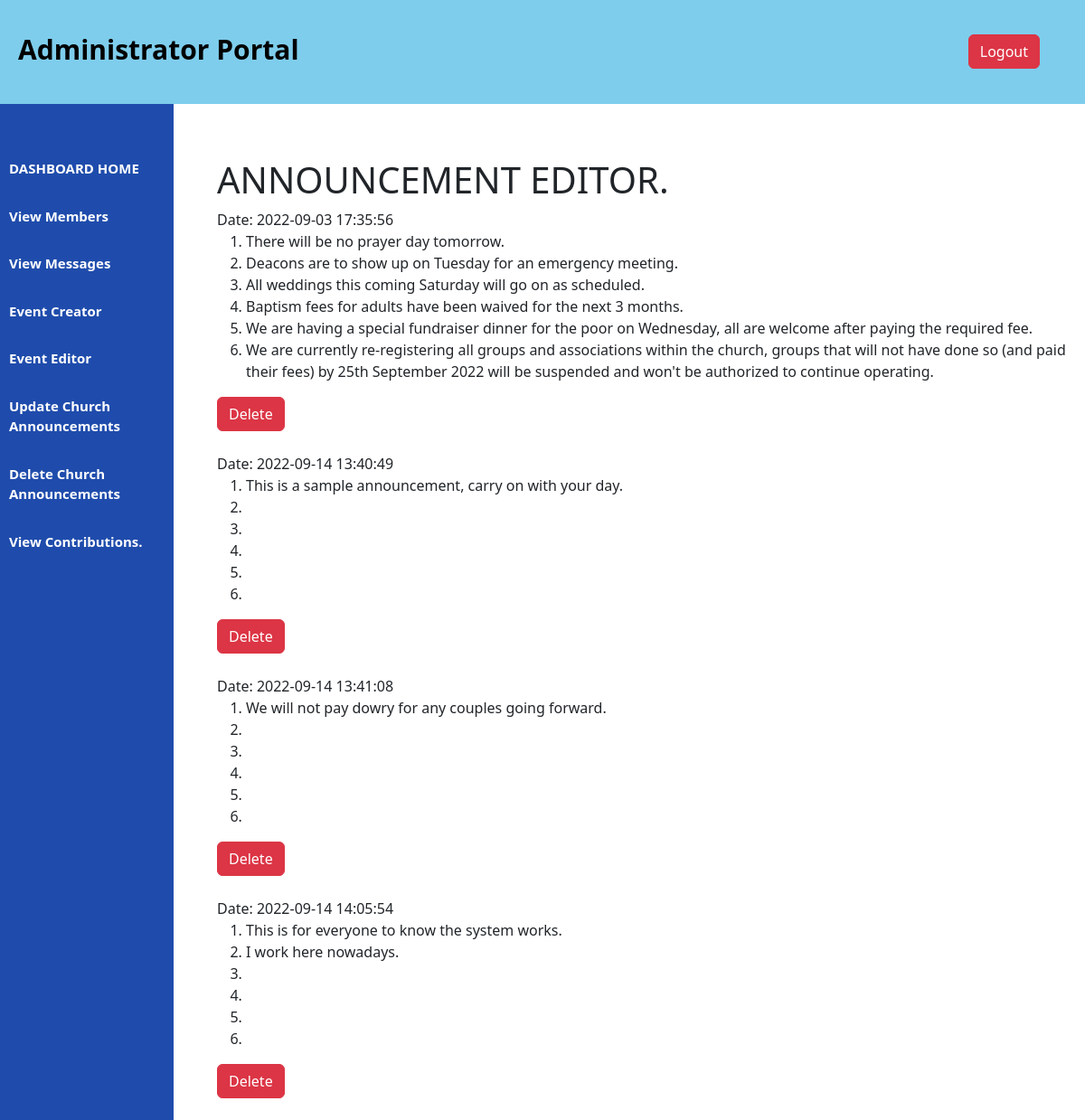
/announce_edit.php (signed in), run on the app's committed database.
### tables this page shows
CREATE TABLE `announcements` (
  `ID` int(255) NOT NULL,
  `announcement` varchar(1000) NOT NULL,
  `announce_2` varchar(1000) NOT NULL,
  `announce_3` varchar(1000) NOT NULL,
  `announce_4` varchar(1000) NOT NULL,
  `announce_5` varchar(1000) NOT NULL,
  `announce_6` varchar(1000) NOT NULL,
  `date` datetime NOT NULL DEFAULT current_timestamp()
);

### announce_edit.php (the view, shortened to what this page needs)
<?php
    $data = mysqli_connect("localhost","root","","church_system");
    $sql = "SELECT * FROM announcements";
    $result = mysqli_query($data, $sql);
?>
<!DOCTYPE html>
<html lang="en">
<head>
    <link rel="stylesheet" href="dash.css">
<link href="https://cdn.jsdelivr.net/npm/bootstrap@5.2.0/dist/css/bootstrap.min.css" rel="stylesheet">
</head>
<?php
    include "adminheader.php";
?>
    <div class="content">
        <div class="adminsection_1">
            <h1 class="img-text">ANNOUNCEMENT EDITOR.</h1>
        </div>
        <p1>
        <?php
            while($aquire=$result->fetch_assoc())
            {
        ?>
        <p5>Date: <?php echo "{$aquire['date']}"; ?> </p5>
        <ol>
            <li> <?php echo "{$aquire['announcement']}"; ?> </li>
            <li> <?php echo "{$aquire['announce_2']}"; ?> </li>
            <li> <?php echo "{$aquire['announce_3']}"; ?> </li>
            <li> <?php echo "{$aquire['announce_4']}"; ?> </li>
            <li> <?php echo "{$aquire['announce_5']}"; ?> </li>
            <li> <?php echo "{$aquire['announce_6']}"; ?> </li>
        </ol>
        <?php echo"<a class='btn btn-danger' onClick=\" javascript:return confirm('Are you sure you want to delete these 6 announcements?') \"
                    href='announce_del.php?announce_id={$aquire['ID']}'> Delete </a>"; ?><br><br>
        <?php } ?>
    </p1>

### dash.css (style rules this page uses)
a,a:hover { text-decoration: none!important; }
.content { margin-left: 20%; margin-top: 5%; }

### data on the page
announcements: date "2022-09-03 17:35:56", announcement "There will be no prayer day tomorrow.", announce_2 "Deacons are to show up on Tuesday for an emergency meeting.", announce_3 "All weddings this coming Saturday will go on as scheduled.", announce_4 "Baptism fees for adults have been waived for the next 3 months.", announce_5 "We are having a special fundraiser dinner for the poor on Wednesday, all are welcome after paying the required fee.", announce_6 "We are currently re-registering all groups and associations within the church, groups that will not have done so (and paid their fees) by 25th September 2022 will be suspended and won't be authorized to continue operating."
announcements: date "2022-09-14 13:40:49", announcement "This is a sample announcement, carry on with your day."
announcements: date "2022-09-14 13:41:08", announcement "We will not pay dowry for any couples going forward."
announcements: date "2022-09-14 14:05:54", announcement "This is for everyone to know the system works.", announce_2 "I work here nowadays."
